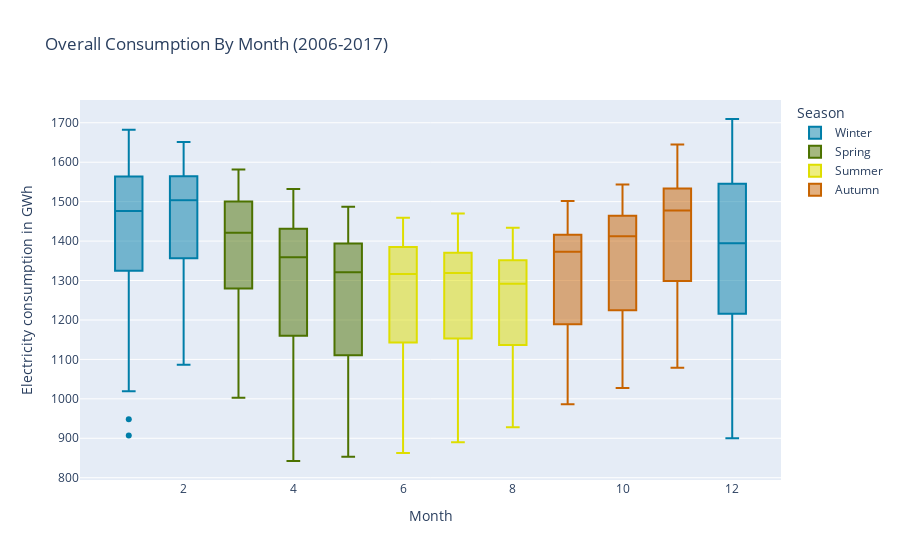

Notebook source saved alongside this figure:
### Markdown cell above
### How does seasonality effect the energy consumption?

### Code cell
fig = px.box(df,
             x='Month',
             y='Consumption',
             color='Season',
             color_discrete_map={'Winter':'#007ea8','Spring':'#4c7200','Summer':'#dede00','Autumn':'#c76300'},
             title="Overall Consumption By Month (2006-2017)")

fig.update_layout(xaxis_title="Month",
                 yaxis_title="Electricity consumption in GWh")
fig.update_traces(width=.5)

fig.show()

### Figure 1 — Plotly figure (JSON) as saved in the notebook; plotly's stock layout.template omitted (floating-point values rounded to 4 significant figures; data arrays with more than 128 entries replaced by an {"elided": "..."} marker saying what was removed)
{"data": [{"alignmentgroup": "True", "hovertemplate": "Season=Winter<br>Month=%{x}<br>Consumption=%{y}<extra></extra>", "legendgroup": "Winter", "marker": {"color": "#007ea8"}, "name": "Winter", "notched": false, "offsetgroup": "Winter", "orientation": "v", "showlegend": true, "type": "box", "width": 0.5, "x": {"elided": "1083 int values"}, "x0": " ", "xaxis": "x", "y": {"elided": "1083 float values"}, "y0": " ", "yaxis": "y"}, {"alignmentgroup": "True", "hovertemplate": "Season=Spring<br>Month=%{x}<br>Consumption=%{y}<extra></extra>", "legendgroup": "Spring", "marker": {"color": "#4c7200"}, "name": "Spring", "notched": false, "offsetgroup": "Spring", "orientation": "v", "showlegend": true, "type": "box", "width": 0.5, "x": {"elided": "1104 int values"}, "x0": " ", "xaxis": "x", "y": {"elided": "1104 float values"}, "y0": " ", "yaxis": "y"}, {"alignmentgroup": "True", "hovertemplate": "Season=Summer<br>Month=%{x}<br>Consumption=%{y}<extra></extra>", "legendgroup": "Summer", "marker": {"color": "#dede00"}, "name": "Summer", "notched": false, "offsetgroup": "Summer", "orientation": "v", "showlegend": true, "type": "box", "width": 0.5, "x": {"elided": "1104 int values"}, "x0": " ", "xaxis": "x", "y": {"elided": "1104 float values"}, "y0": " ", "yaxis": "y"}, {"alignmentgroup": "True", "hovertemplate": "Season=Autumn<br>Month=%{x}<br>Consumption=%{y}<extra></extra>", "legendgroup": "Autumn", "marker": {"color": "#c76300"}, "name": "Autumn", "notched": false, "offsetgroup": "Autumn", "orientation": "v", "showlegend": true, "type": "box", "width": 0.5, "x": {"elided": "1092 int values"}, "x0": " ", "xaxis": "x", "y": {"elided": "1092 float values"}, "y0": " ", "yaxis": "y"}], "layout": {"boxmode": "group", "legend": {"title": {"text": "Season"}, "tracegroupgap": 0}, "title": {"text": "Overall Consumption By Month (2006-2017)"}, "xaxis": {"anchor": "y", "domain": [0, 1], "title": {"text": "Month"}}, "yaxis": {"anchor": "x", "domain": [0, 1], "title": {"text": "Electricity consumption in GWh"}}}}
